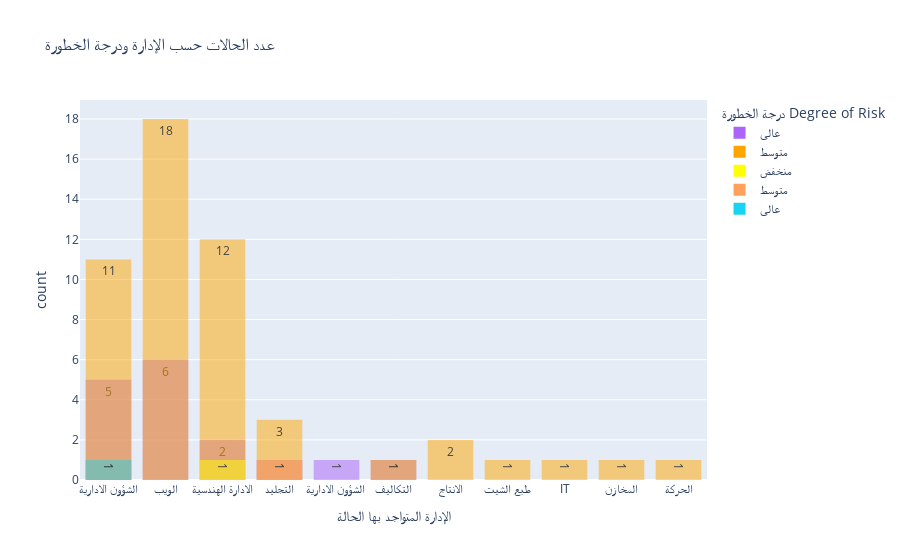

Source (notebook cell):
### Code cell
px.histogram(data_frame=ncr,
             x='الإدارة المتواجد بها الحالة',
             color='درجة الخطورة\nDegree of Risk',  # تلوين حسب درجة الخطورة
             text_auto=True,
             barmode='overlay',
             title='عدد الحالات حسب الإدارة ودرجة الخطورة',
               color_discrete_map={
                 'عالي': '#FF0000',      # أحمر
                 'متوسط': '#FFA500',    # برتقالي
                 'منخفض': '#FFFF00'        # أصفر
             })

### Figure 1 — Plotly figure (JSON) as saved in the notebook; plotly's stock layout.template omitted (floating-point values rounded to 4 significant figures)
{"data": [{"bingroup": "x", "hovertemplate": "درجة الخطورة\nDegree of Risk=عالى<br>الإدارة المتواجد بها الحالة=%{x}<br>count=%{y}<extra></extra>", "legendgroup": "عالى", "marker": {"color": "#ab63fa", "opacity": 0.5, "pattern": {"shape": ""}}, "name": "عالى", "orientation": "v", "showlegend": true, "texttemplate": "%{value}", "type": "histogram", "x": ["الشؤون الادارية", "الويب", "الادارة الهندسية", "التجليد", "الويب", "الويب", "الويب", "الشؤون الادارية", "الشؤون الادارية", "الادارة الهندسية", "الشؤون الادارية", "الشؤون الادارية", "الويب", "الشؤون الادارية ", "الويب", "التكاليف"], "xaxis": "x", "yaxis": "y"}, {"bingroup": "x", "hovertemplate": "درجة الخطورة\nDegree of Risk=متوسط<br>الإدارة المتواجد بها الحالة=%{x}<br>count=%{y}<extra></extra>", "legendgroup": "متوسط", "marker": {"color": "#FFA500", "opacity": 0.5, "pattern": {"shape": ""}}, "name": "متوسط", "orientation": "v", "showlegend": true, "texttemplate": "%{value}", "type": "histogram", "x": ["الويب", "الويب", "الويب", "الويب", "الانتاج", "الشؤون الادارية", "الويب", "طبع الشيت", "الويب", "IT", "الادارة الهندسية", "التجليد", "الشؤون الادارية", "المخازن", "الادارة الهندسية", "الادارة الهندسية", "الادارة الهندسية", "الشؤون الادارية", "الويب", "الويب", "الويب", "الادارة الهندسية", "التجليد", "الويب", "الحركة", "الشؤون الادارية", "الادارة الهندسية", "الويب", "الادارة الهندسية", "الادارة الهندسية", "الادارة الهندسية", "التكاليف", "الادارة الهندسية", "الشؤون الادارية", "التجليد", "الشؤون الادارية", "الشؤون الادارية", "الشؤون الادارية", "الويب", "الويب", "الويب", "الشؤون الادارية", "الويب", "الشؤون الادارية", "الانتاج", "الادارة الهندسية", "الادارة الهندسية", "الشؤون الادارية", "الويب", "الويب", "الويب"], "xaxis": "x", "yaxis": "y"}, {"bingroup": "x", "hovertemplate": "درجة الخطورة\nDegree of Risk=منخفض<br>الإدارة المتواجد بها الحالة=%{x}<br>count=%{y}<extra></extra>", "legendgroup": "منخفض", "marker": {"color": "#FFFF00", "opacity": 0.5, "pattern": {"shape": ""}}, "name": "منخفض", "orientation": "v", "showlegend": true, "texttemplate": "%{value}", "type": "histogram", "x": ["الادارة الهندسية"], "xaxis": "x", "yaxis": "y"}, {"bingroup": "x", "hovertemplate": "درجة الخطورة\nDegree of Risk=متوسط <br>الإدارة المتواجد بها الحالة=%{x}<br>count=%{y}<extra></extra>", "legendgroup": "متوسط ", "marker": {"color": "#FFA15A", "opacity": 0.5, "pattern": {"shape": ""}}, "name": "متوسط ", "orientation": "v", "showlegend": true, "texttemplate": "%{value}", "type": "histogram", "x": ["الشؤون الادارية", "التجليد"], "xaxis": "x", "yaxis": "y"}, {"bingroup": "x", "hovertemplate": "درجة الخطورة\nDegree of Risk=عالى <br>الإدارة المتواجد بها الحالة=%{x}<br>count=%{y}<extra></extra>", "legendgroup": "عالى ", "marker": {"color": "#19d3f3", "opacity": 0.5, "pattern": {"shape": ""}}, "name": "عالى ", "orientation": "v", "showlegend": true, "texttemplate": "%{value}", "type": "histogram", "x": ["الشؤون الادارية"], "xaxis": "x", "yaxis": "y"}], "layout": {"barmode": "overlay", "legend": {"title": {"text": "درجة الخطورة\nDegree of Risk"}, "tracegroupgap": 0}, "title": {"text": "عدد الحالات حسب الإدارة ودرجة الخطورة"}, "xaxis": {"anchor": "y", "domain": [0, 1], "title": {"text": "الإدارة المتواجد بها الحالة"}}, "yaxis": {"anchor": "x", "domain": [0, 1], "title": {"text": "count"}}}}
